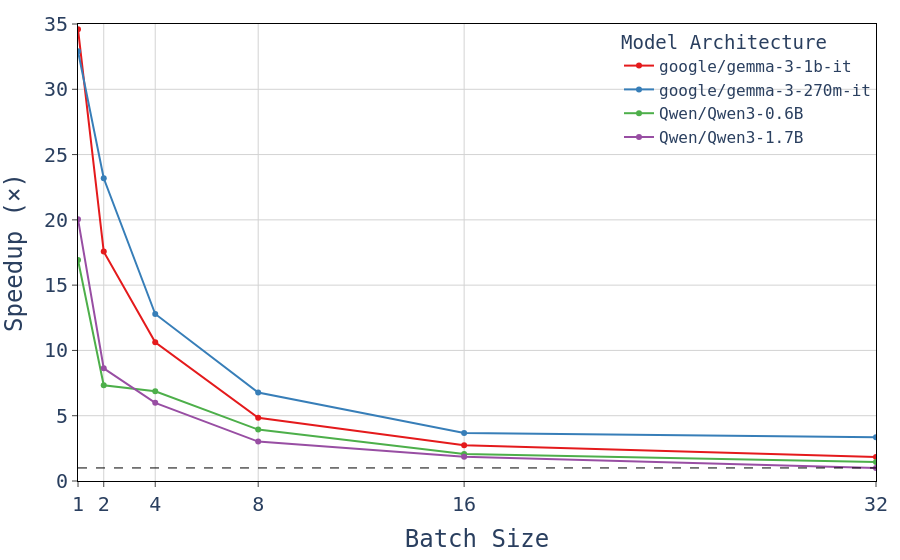
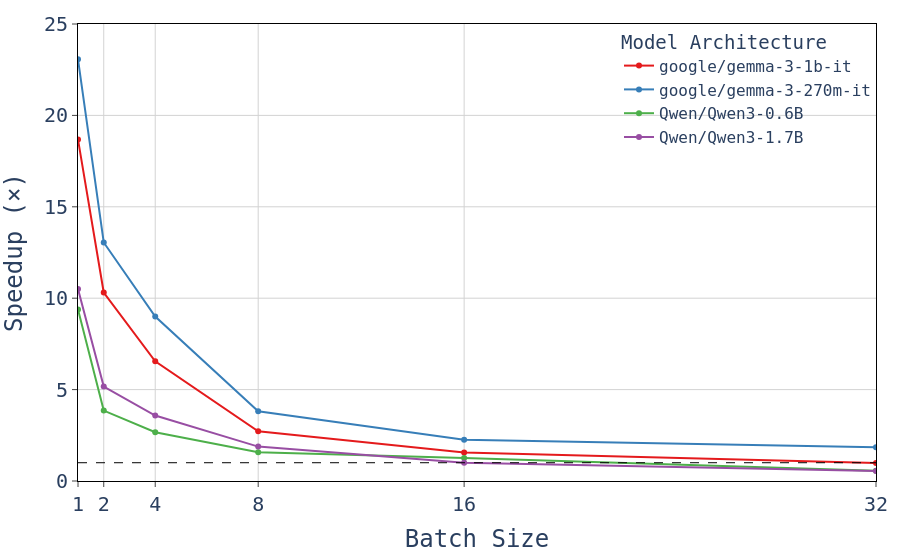

Notebook code for these charts, in order:
### Code cell
def plot(df, ylim_max=None):
    fig = px.line(
        df, 
        x="batch_size", 
        y="speedup",
        range_y=[0, ylim_max],
        range_x=[1, 32],
        color="model_id",
        markers=True,
        color_discrete_sequence=px.colors.qualitative.Set1,
        labels={
            "batch_size": "Batch Size",
            "speedup": "Speedup (×)",
            "model_id": "Model Architecture"
        }
    )

    fig.add_hline(
        y=1, 
        line_dash="dash", 
        line_color="black", 
        annotation_text="Baseline", 
        annotation_position="top left",
        line_width=1
    )

    fig.update_layout(xaxis = dict(tickvals = list(df["batch_size"])))

    fig.update(**paper_style_dict)
    return fig

dfs = dfs[(dfs["model_id"] != "LiquidAI/LFM2.5-1.2B-Instruct") & (dfs["batch_size"] <= 32)]

print("EF 100")
fig = plot(dfs[(dfs["ef"] == 100)], ylim_max=35)
# fig.write_image("head-speedup-ef-100.png", scale=4, width=800, height=500)
fig.write_image("head-speedup-ef-100.pdf")
fig.show()

print("EF 200")
fig = plot(dfs[(dfs["ef"] == 200)], ylim_max=25)
# fig.write_image("head-speedup-ef-200.png", scale=4, width=800, height=500)
fig.write_image("head-speedup-ef-200.pdf")
fig.show()

### Figure 1 — Plotly figure (JSON) as saved in the notebook; plotly's stock layout.template omitted (floating-point values rounded to 4 significant figures)
{"data": [{"hovertemplate": "Model Architecture=google/gemma-3-1b-it<br>Batch Size=%{x}<br>Speedup (×)=%{y}<extra></extra>", "legendgroup": "google/gemma-3-1b-it", "line": {"color": "rgb(228,26,28)", "dash": "solid"}, "marker": {"symbol": "circle"}, "mode": "lines+markers", "name": "google/gemma-3-1b-it", "orientation": "v", "showlegend": true, "type": "scatter", "x": [1, 2, 4, 8, 16, 32], "xaxis": "x", "y": [34.6, 17.57, 10.62, 4.836, 2.745, 1.839], "yaxis": "y"}, {"hovertemplate": "Model Architecture=google/gemma-3-270m-it<br>Batch Size=%{x}<br>Speedup (×)=%{y}<extra></extra>", "legendgroup": "google/gemma-3-270m-it", "line": {"color": "rgb(55,126,184)", "dash": "solid"}, "marker": {"symbol": "circle"}, "mode": "lines+markers", "name": "google/gemma-3-270m-it", "orientation": "v", "showlegend": true, "type": "scatter", "x": [1, 2, 4, 8, 16, 32], "xaxis": "x", "y": [32.91, 23.19, 12.79, 6.779, 3.677, 3.349], "yaxis": "y"}, {"hovertemplate": "Model Architecture=Qwen/Qwen3-0.6B<br>Batch Size=%{x}<br>Speedup (×)=%{y}<extra></extra>", "legendgroup": "Qwen/Qwen3-0.6B", "line": {"color": "rgb(77,175,74)", "dash": "solid"}, "marker": {"symbol": "circle"}, "mode": "lines+markers", "name": "Qwen/Qwen3-0.6B", "orientation": "v", "showlegend": true, "type": "scatter", "x": [1, 2, 4, 8, 16, 32], "xaxis": "x", "y": [16.93, 7.335, 6.876, 3.937, 2.065, 1.45], "yaxis": "y"}, {"hovertemplate": "Model Architecture=Qwen/Qwen3-1.7B<br>Batch Size=%{x}<br>Speedup (×)=%{y}<extra></extra>", "legendgroup": "Qwen/Qwen3-1.7B", "line": {"color": "rgb(152,78,163)", "dash": "solid"}, "marker": {"symbol": "circle"}, "mode": "lines+markers", "name": "Qwen/Qwen3-1.7B", "orientation": "v", "showlegend": true, "type": "scatter", "x": [1, 2, 4, 8, 16, 32], "xaxis": "x", "y": [20.05, 8.629, 5.984, 3.017, 1.864, 0.9865], "yaxis": "y"}], "layout": {"autosize": false, "font": {"family": "monospace", "size": 20}, "legend": {"bgcolor": "rgba(0, 0, 0, 0)", "font": {"family": "monospace", "size": 16}, "title": {"text": "Model Architecture"}, "tracegroupgap": 0, "x": 1, "xanchor": "right"}, "margin": {"b": 20, "l": 20, "r": 20, "t": 20}, "plot_bgcolor": "rgba(0, 0, 0, 0)", "shapes": [{"line": {"color": "black", "dash": "dash", "width": 1}, "type": "line", "x0": 0, "x1": 1, "xref": "x domain", "y0": 1, "y1": 1, "yref": "y"}], "showlegend": true, "xaxis": {"anchor": "y", "domain": [0, 1], "gridcolor": "lightgray", "gridwidth": 1, "linecolor": "black", "mirror": true, "range": [1, 32], "showgrid": true, "showline": true, "ticks": "outside", "tickvals": [1, 2, 4, 8, 16, 32, 1, 2, 4, 8, 16, 32, 1, 2, 4, 8, 16, 32, 1, 2, 4, 8, 16, 32], "title": {"text": "Batch Size"}}, "yaxis": {"anchor": "x", "domain": [0, 1], "gridcolor": "lightgray", "gridwidth": 1, "linecolor": "black", "mirror": true, "range": [0, 35], "showgrid": true, "showline": true, "ticks": "outside", "title": {"text": "Speedup (×)"}}}}

### Figure 2 — Plotly figure (JSON) as saved in the notebook; plotly's stock layout.template omitted (floating-point values rounded to 4 significant figures)
{"data": [{"hovertemplate": "Model Architecture=google/gemma-3-1b-it<br>Batch Size=%{x}<br>Speedup (×)=%{y}<extra></extra>", "legendgroup": "google/gemma-3-1b-it", "line": {"color": "rgb(228,26,28)", "dash": "solid"}, "marker": {"symbol": "circle"}, "mode": "lines+markers", "name": "google/gemma-3-1b-it", "orientation": "v", "showlegend": true, "type": "scatter", "x": [1, 2, 4, 8, 16, 32], "xaxis": "x", "y": [18.68, 10.31, 6.546, 2.718, 1.556, 0.9883], "yaxis": "y"}, {"hovertemplate": "Model Architecture=google/gemma-3-270m-it<br>Batch Size=%{x}<br>Speedup (×)=%{y}<extra></extra>", "legendgroup": "google/gemma-3-270m-it", "line": {"color": "rgb(55,126,184)", "dash": "solid"}, "marker": {"symbol": "circle"}, "mode": "lines+markers", "name": "google/gemma-3-270m-it", "orientation": "v", "showlegend": true, "type": "scatter", "x": [1, 2, 4, 8, 16, 32], "xaxis": "x", "y": [23.07, 13.05, 8.995, 3.813, 2.258, 1.846], "yaxis": "y"}, {"hovertemplate": "Model Architecture=Qwen/Qwen3-0.6B<br>Batch Size=%{x}<br>Speedup (×)=%{y}<extra></extra>", "legendgroup": "Qwen/Qwen3-0.6B", "line": {"color": "rgb(77,175,74)", "dash": "solid"}, "marker": {"symbol": "circle"}, "mode": "lines+markers", "name": "Qwen/Qwen3-0.6B", "orientation": "v", "showlegend": true, "type": "scatter", "x": [1, 2, 4, 8, 16, 32], "xaxis": "x", "y": [9.386, 3.851, 2.668, 1.569, 1.254, 0.5561], "yaxis": "y"}, {"hovertemplate": "Model Architecture=Qwen/Qwen3-1.7B<br>Batch Size=%{x}<br>Speedup (×)=%{y}<extra></extra>", "legendgroup": "Qwen/Qwen3-1.7B", "line": {"color": "rgb(152,78,163)", "dash": "solid"}, "marker": {"symbol": "circle"}, "mode": "lines+markers", "name": "Qwen/Qwen3-1.7B", "orientation": "v", "showlegend": true, "type": "scatter", "x": [1, 2, 4, 8, 16, 32], "xaxis": "x", "y": [10.5, 5.168, 3.583, 1.881, 0.9976, 0.5435], "yaxis": "y"}], "layout": {"autosize": false, "font": {"family": "monospace", "size": 20}, "legend": {"bgcolor": "rgba(0, 0, 0, 0)", "font": {"family": "monospace", "size": 16}, "title": {"text": "Model Architecture"}, "tracegroupgap": 0, "x": 1, "xanchor": "right"}, "margin": {"b": 20, "l": 20, "r": 20, "t": 20}, "plot_bgcolor": "rgba(0, 0, 0, 0)", "shapes": [{"line": {"color": "black", "dash": "dash", "width": 1}, "type": "line", "x0": 0, "x1": 1, "xref": "x domain", "y0": 1, "y1": 1, "yref": "y"}], "showlegend": true, "xaxis": {"anchor": "y", "domain": [0, 1], "gridcolor": "lightgray", "gridwidth": 1, "linecolor": "black", "mirror": true, "range": [1, 32], "showgrid": true, "showline": true, "ticks": "outside", "tickvals": [1, 2, 4, 8, 16, 32, 1, 2, 4, 8, 16, 32, 1, 2, 4, 8, 16, 32, 1, 2, 4, 8, 16, 32], "title": {"text": "Batch Size"}}, "yaxis": {"anchor": "x", "domain": [0, 1], "gridcolor": "lightgray", "gridwidth": 1, "linecolor": "black", "mirror": true, "range": [0, 25], "showgrid": true, "showline": true, "ticks": "outside", "title": {"text": "Speedup (×)"}}}}
